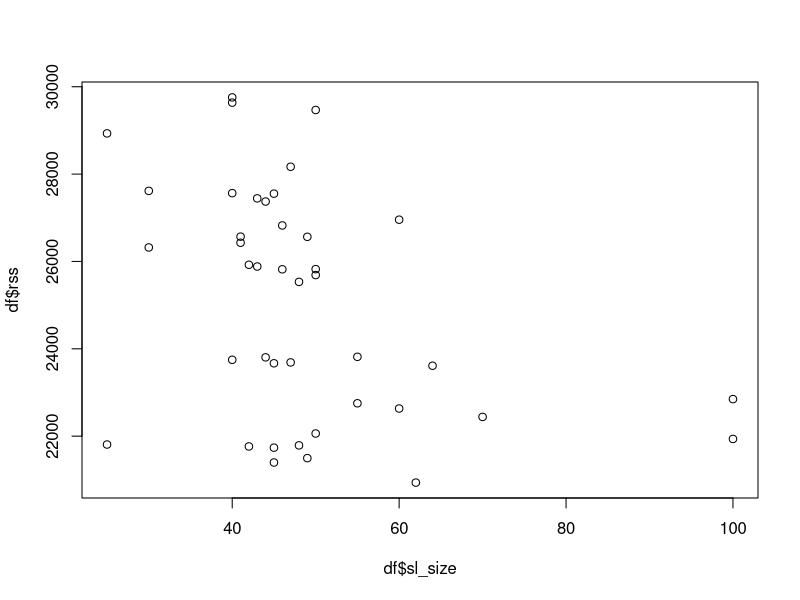

R code for this plot:
# 2 nov 2018
# have a look at the effect of buffering the channel and the slice size
# used for gathering atom names
df = read.table (file = 'to_plot.dat')

colnames(df)[2] = 'sl_size'
colnames(df)[6] = 'time'
colnames(df)[10] = 'rss' # resident set size
#df = data.frame(sl_size=df$sl_size, time=df$time, rss = df$rss)
df$V1=NULL
df$V3=NULL
df$V5=NULL
df$V7=NULL
#a = df[df$chan_size == 0]
plot(x=df$sl_size, y=df$rss)
